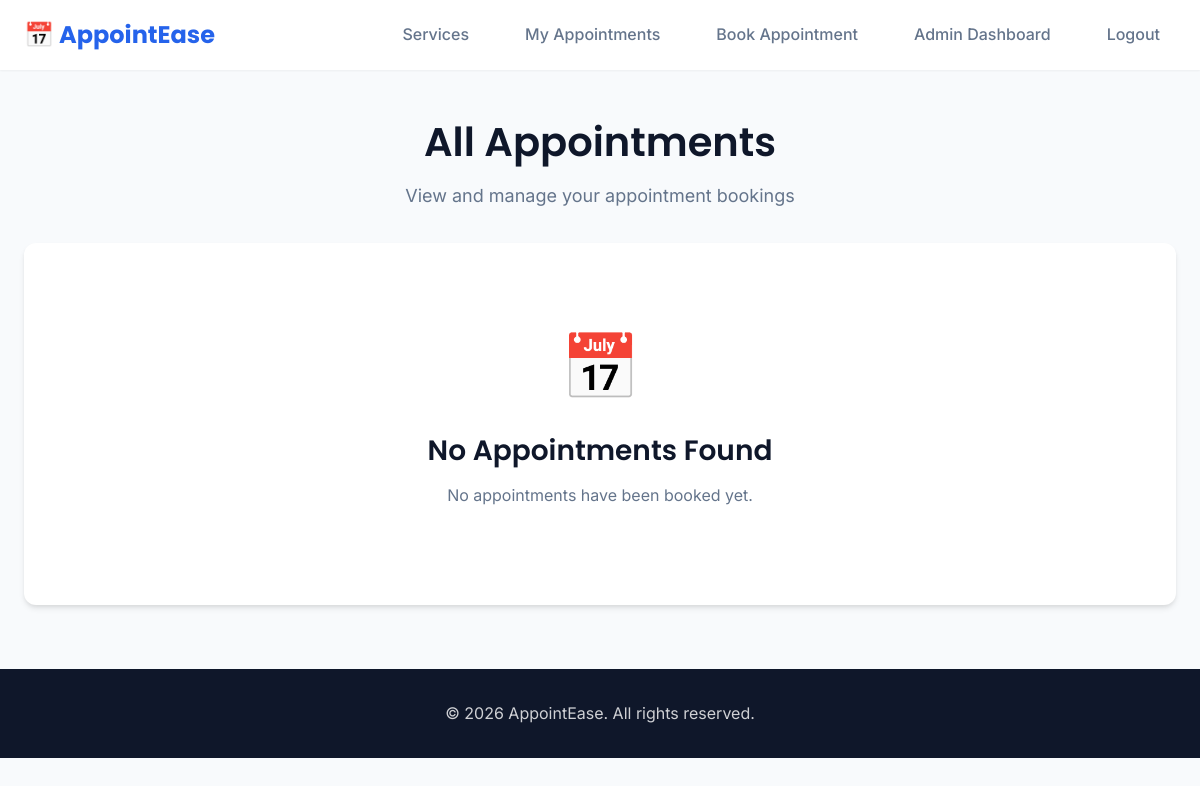
The app's page /appointments/ (signed in), older data.
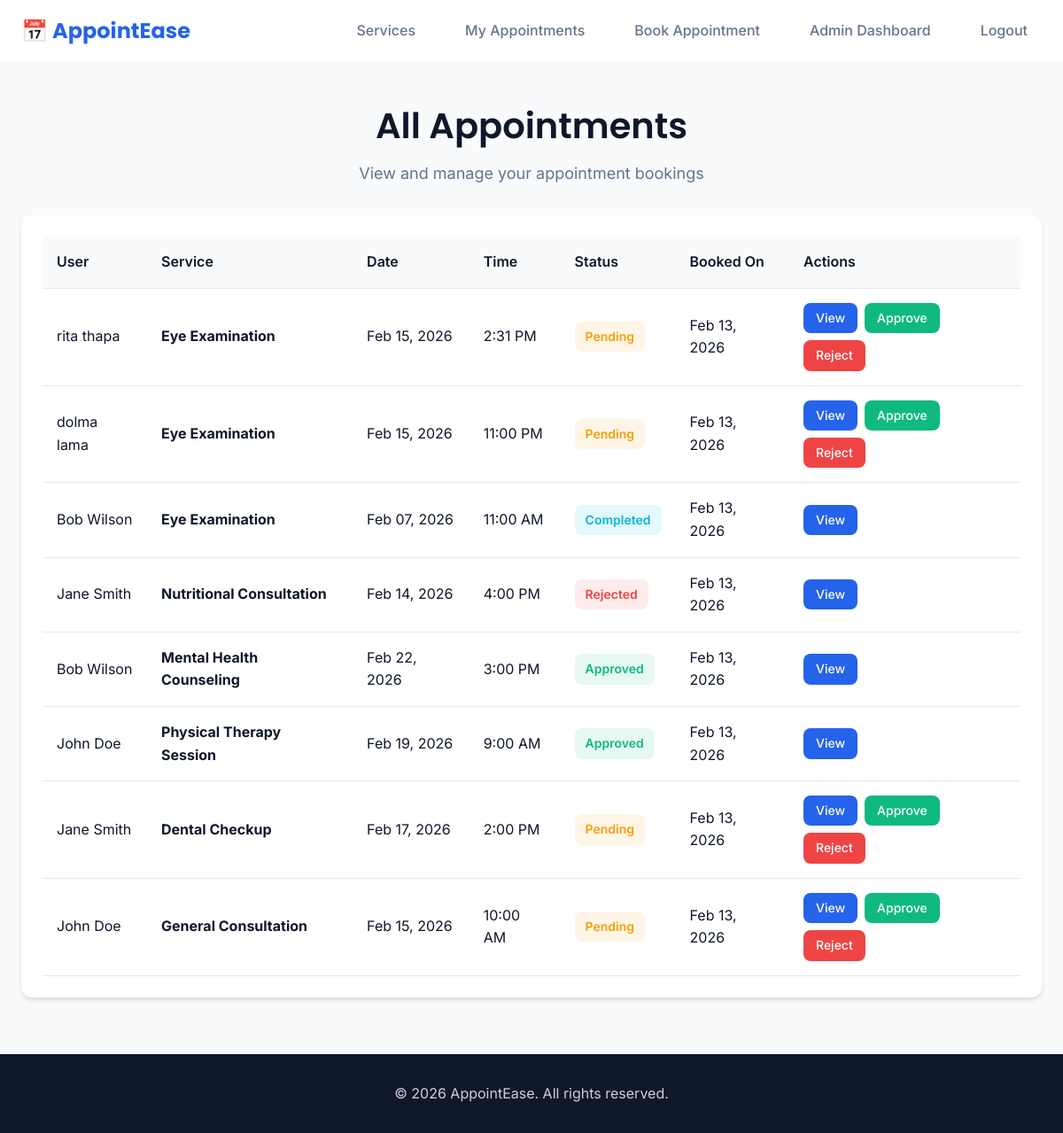
The same page, newer data.
### apps/appointments/models.py (models this page shows, shortened)
class Appointment(models.Model):
    STATUS_CHOICES = (
        ('pending', 'Pending'),
        ('approved', 'Approved'),
        ('rejected', 'Rejected'),
        ('cancelled', 'Cancelled'),
        ('completed', 'Completed'),
    )
    user = models.ForeignKey(
        settings.AUTH_USER_MODEL,
        on_delete=models.CASCADE,
        related_name='appointments',
        help_text='User who booked the appointment'
    )
    service = models.ForeignKey(
        Service,
        on_delete=models.CASCADE,
        related_name='appointments',
        help_text='Service for this appointment'
    )
    appointment_date = models.DateField(help_text='Date of the appointment')
    appointment_time = models.TimeField(help_text='Time of the appointment')
    status = models.CharField(
        max_length=20,
        choices=STATUS_CHOICES,
        default='pending',
        help_text='Current status of the appointment'
    )
    notes = models.TextField(
        blank=True,
        help_text='Additional notes or requirements'
    )
    admin_notes = models.TextField(
        blank=True,
        help_text='Notes from admin (visible to user)'
    )
    created_at = models.DateTimeField(auto_now_add=True)
    updated_at = models.DateTimeField(auto_now=True)
    class Meta:
        ordering = ['-appointment_date', '-appointment_time']
        verbose_name = 'Appointment'
        verbose_name_plural = 'Appointments'

### apps/accounts/models.py (models this page shows, shortened)
class User(AbstractUser):
    ROLE_CHOICES = (
        ('user', 'User'),
        ('admin', 'Admin'),
    )
    role = models.CharField(
        max_length=10,
        choices=ROLE_CHOICES,
        default='user',
        help_text='User role for access control'
    )
    phone = models.CharField(
        max_length=15,
        blank=True,
        null=True,
        help_text='Contact phone number'
    )
    profile_picture = models.ImageField(
        upload_to='profiles/',
        blank=True,
        null=True,
        help_text='User profile picture'
    )
    created_at = models.DateTimeField(auto_now_add=True)
    updated_at = models.DateTimeField(auto_now=True)
    class Meta:
        ordering = ['-created_at']
        verbose_name = 'User'
        verbose_name_plural = 'Users'
    @property
    def is_admin_user(self):
        return self.role == 'admin' or self.is_staff or self.is_superuser

### apps/services/models.py (models this page shows, shortened)
class Service(models.Model):
    name = models.CharField(max_length=200, help_text='Name of the service')
    description = models.TextField(help_text='Detailed description of the service')
    duration_minutes = models.PositiveIntegerField(
        default=30,
        help_text='Duration of the service in minutes'
    )
    price = models.DecimalField(
        max_digits=10,
        decimal_places=2,
        validators=[MinValueValidator(Decimal('0.01'))],
        help_text='Price of the service'
    )
    image = models.ImageField(
        upload_to='services/',
        blank=True,
        null=True,
        help_text='Service image'
    )
    is_active = models.BooleanField(
        default=True,
        help_text='Whether this service is currently available'
    )
    created_at = models.DateTimeField(auto_now_add=True)
    updated_at = models.DateTimeField(auto_now=True)
    class Meta:
        ordering = ['name']
        verbose_name = 'Service'
        verbose_name_plural = 'Services'

### apps/appointments/views.py (the view)
# urls.py: path('', views.AppointmentListView.as_view(), name='appointment_list'),
@method_decorator(login_required, name='dispatch')
class AppointmentListView(ListView):
    model = Appointment
    template_name = 'appointments/appointment_list.html'
    context_object_name = 'appointments'
    paginate_by = 10
    def get_queryset(self):
        if self.request.user.is_admin_user:
            return Appointment.objects.all().order_by('-created_at')
        return Appointment.objects.filter(user=self.request.user).order_by('-created_at')

### templates/appointments/appointment_list.html (shortened to what this page needs)
{% extends 'base.html' %}
{% block content %}
<div class="container" style="margin-top: 3rem; margin-bottom: 3rem;">
    <div class="text-center mb-3">
        <h1>
            {% if user.is_admin_user %}
                All Appointments
            {% else %}
                My Appointments
            {% endif %}
        </h1>
        <p style="color: #64748b; font-size: 1.125rem;">View and manage your appointment bookings</p>
    </div>
    <div class="card">
        <div class="card-body">
            {% if appointments %}
                <div style="overflow-x: auto;">
                    <table class="table">
                        <thead>
                            <tr>
                                {% if user.is_admin_user %}
                                    <th>User</th>
                                {% endif %}
                                <th>Service</th>
                                <th>Date</th>
                                <th>Time</th>
                                <th>Status</th>
                                <th>Booked On</th>
                                <th>Actions</th>
                            </tr>
                        </thead>
                        <tbody>
                            {% for appointment in appointments %}
                                <tr>
                                    {% if user.is_admin_user %}
                                        <td>{{ appointment.user.first_name }} {{ appointment.user.last_name }}</td>
                                    {% endif %}
                                    <td><strong>{{ appointment.service.name }}</strong></td>
                                    <td>{{ appointment.appointment_date|date:"M d, Y" }}</td>
                                    <td>{{ appointment.appointment_time|time:"g:i A" }}</td>
                                    <td>
                                        <span class="badge badge-{{ appointment.status }}">
                                            {{ appointment.get_status_display }}
                                        </span>
                                    </td>
                                    <td>{{ appointment.created_at|date:"M d, Y" }}</td>
                                    <td>
                                        <div style="display: flex; gap: 0.5rem; flex-wrap: wrap;">
                                            <a href="{% url 'appointment_detail' appointment.pk %}"
                                               class="btn btn-sm btn-primary">View</a>
                                            {% if user.is_admin_user %}
                                                {% if appointment.status == 'pending' %}
                                                    <a href="{% url 'appointment_approve' appointment.pk %}"
                                                       class="btn btn-sm btn-success">Approve</a>
                                                    <a href="{% url 'appointment_reject' appointment.pk %}"
                                                       class="btn btn-sm btn-danger">Reject</a>
                                                {% endif %}
                                            {% endif %}
                                        </div>
                                    </td>
                                </tr>
                            {% endfor %}
                        </tbody>
                    </table>
                </div>
            {% else %}
                <div class="text-center" style="padding: 3rem;">
                    <div style="font-size: 4rem; margin-bottom: 1rem;">📅</div>
                    <h3>No Appointments Found</h3>
                    <p style="color: #64748b; margin-bottom: 1.5rem;">
                        {% if user.is_admin_user %}
                            No appointments have been booked yet.
                        {% else %}
                            You haven't booked any appointments yet. Get started now!
                        {% endif %}
                    </p>
                </div>
            {% endif %}
        </div>
    </div>
</div>
{% endblock %}

Row changes from the older to the newer data that the page shows:
added Appointment: user.first_name "rita", user.last_name "thapa", service.name "Eye Examination", appointment_date "Feb 15, 2026", appointment_time "2:31 PM", status "Pending", created_at "Feb 13, 2026", shows "Approve"
added Appointment: user.first_name "dolma", user.last_name "lama", service.name "Eye Examination", appointment_date "Feb 15, 2026", appointment_time "11:00 PM", status "Pending", created_at "Feb 13, 2026", shows "Approve"
added Appointment: user.first_name "Bob", user.last_name "Wilson", service.name "Eye Examination", appointment_date "Feb 07, 2026", appointment_time "11:00 AM", status "Completed", created_at "Feb 13, 2026"
added Appointment: user.first_name "Jane", user.last_name "Smith", service.name "Nutritional Consultation", appointment_date "Feb 14, 2026", appointment_time "4:00 PM", status "Rejected", created_at "Feb 13, 2026"
added Appointment: user.first_name "Bob", user.last_name "Wilson", service.name "Mental Health Counseling", appointment_date "Feb 22, 2026", appointment_time "3:00 PM", status "Approved", created_at "Feb 13, 2026"
added Appointment: user.first_name "John", user.last_name "Doe", service.name "Physical Therapy Session", appointment_date "Feb 19, 2026", appointment_time "9:00 AM", status "Approved", created_at "Feb 13, 2026"
added Appointment: user.first_name "Jane", user.last_name "Smith", service.name "Dental Checkup", appointment_date "Feb 17, 2026", appointment_time "2:00 PM", status "Pending", created_at "Feb 13, 2026", shows "Approve"
added Appointment: user.first_name "John", user.last_name "Doe", service.name "General Consultation", appointment_date "Feb 15, 2026", appointment_time "10:00 AM", status "Pending", created_at "Feb 13, 2026", shows "Approve"
Text that changed along with them:
text no longer shown: "📅 No Appointments Found No appointments have been booked yet."
text now shown: "User Service Date Time Status Booked On Actions"
